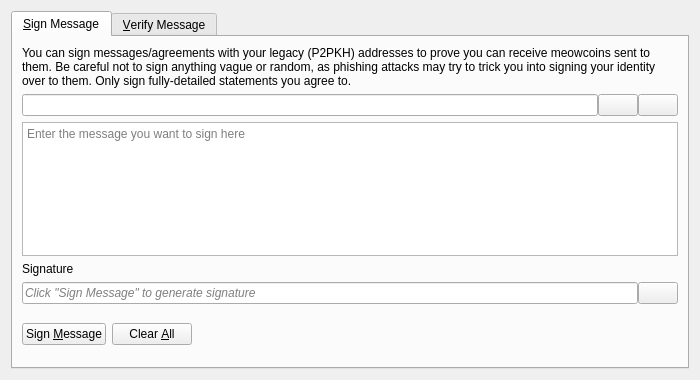
<?xml version="1.0" encoding="UTF-8"?>
<ui version="4.0">
 <class>SignVerifyMessageDialog</class>
 <widget class="QDialog" name="SignVerifyMessageDialog">
  <property name="geometry">
   <rect>
    <x>0</x>
    <y>0</y>
    <width>700</width>
    <height>380</height>
   </rect>
  </property>
  <property name="windowTitle">
   <string>Signatures - Sign / Verify a Message</string>
  </property>
  <property name="modal">
   <bool>true</bool>
  </property>
  <layout class="QVBoxLayout" name="verticalLayout">
   <item>
    <widget class="QTabWidget" name="tabWidget">
     <property name="currentIndex">
      <number>0</number>
     </property>
     <widget class="QWidget" name="tabSignMessage">
      <attribute name="title">
       <string>&amp;Sign Message</string>
      </attribute>
      <layout class="QVBoxLayout" name="verticalLayout_SM">
       <item>
        <widget class="QLabel" name="infoLabel_SM">
         <property name="text">
          <string>You can sign messages/agreements with your legacy (P2PKH) addresses to prove you can receive meowcoins sent to them. Be careful not to sign anything vague or random, as phishing attacks may try to trick you into signing your identity over to them. Only sign fully-detailed statements you agree to.</string>
         </property>
         <property name="textFormat">
          <enum>Qt::PlainText</enum>
         </property>
         <property name="wordWrap">
          <bool>true</bool>
         </property>
        </widget>
       </item>
       <item>
        <layout class="QHBoxLayout" name="horizontalLayout_1_SM">
         <property name="spacing">
          <number>0</number>
         </property>
         <item>
          <widget class="QValidatedLineEdit" name="addressIn_SM">
           <property name="toolTip">
            <string>The Meowcoin address to sign the message with</string>
           </property>
          </widget>
         </item>
         <item>
          <widget class="QPushButton" name="addressBookButton_SM">
           <property name="toolTip">
            <string>Choose previously used address</string>
           </property>
           <property name="text">
            <string/>
           </property>
           <property name="icon">
            <iconset resource="../meowcoin.qrc">
             <normaloff>:/icons/address-book</normaloff>:/icons/address-book</iconset>
           </property>
           <property name="shortcut">
            <string>Alt+A</string>
           </property>
           <property name="autoDefault">
            <bool>false</bool>
           </property>
          </widget>
         </item>
         <item>
          <widget class="QPushButton" name="pasteButton_SM">
           <property name="toolTip">
            <string>Paste address from clipboard</string>
           </property>
           <property name="text">
            <string/>
           </property>
           <property name="icon">
            <iconset resource="../meowcoin.qrc">
             <normaloff>:/icons/editpaste</normaloff>:/icons/editpaste</iconset>
           </property>
           <property name="shortcut">
            <string>Alt+P</string>
           </property>
           <property name="autoDefault">
            <bool>false</bool>
           </property>
          </widget>
         </item>
        </layout>
       </item>
       <item>
        <widget class="QPlainTextEdit" name="messageIn_SM">
         <property name="toolTip">
          <string>Enter the message you want to sign here</string>
         </property>
         <property name="placeholderText">
          <string>Enter the message you want to sign here</string>
         </property>
        </widget>
       </item>
       <item>
        <widget class="QLabel" name="signatureLabel_SM">
         <property name="text">
          <string>Signature</string>
         </property>
         <property name="textFormat">
          <enum>Qt::PlainText</enum>
         </property>
        </widget>
       </item>
       <item>
        <layout class="QHBoxLayout" name="horizontalLayout_2_SM">
         <property name="spacing">
          <number>0</number>
         </property>
         <item>
          <widget class="QLineEdit" name="signatureOut_SM">
           <property name="placeholderText">
            <string>Click "Sign Message" to generate signature</string>
           </property>
           <property name="font">
            <font>
             <italic>true</italic>
            </font>
           </property>
           <property name="readOnly">
            <bool>true</bool>
           </property>
          </widget>
         </item>
         <item>
          <widget class="QPushButton" name="copySignatureButton_SM">
           <property name="toolTip">
            <string>Copy the current signature to the clipboard</string>
           </property>
           <property name="text">
            <string/>
           </property>
           <property name="icon">
            <iconset resource="../meowcoin.qrc">
             <normaloff>:/icons/editcopy</normaloff>:/icons/editcopy</iconset>
           </property>
           <property name="autoDefault">
            <bool>false</bool>
           </property>
          </widget>
         </item>
        </layout>
       </item>
       <item>
        <layout class="QHBoxLayout" name="horizontalLayout_3_SM">
         <item>
          <widget class="QPushButton" name="signMessageButton_SM">
           <property name="toolTip">
            <string>Sign the message to prove you own this Meowcoin address</string>
           </property>
           <property name="text">
            <string>Sign &amp;Message</string>
           </property>
           <property name="icon">
            <iconset resource="../meowcoin.qrc">
             <normaloff>:/icons/edit</normaloff>:/icons/edit</iconset>
           </property>
           <property name="autoDefault">
            <bool>false</bool>
           </property>
          </widget>
         </item>
         <item>
          <widget class="QPushButton" name="clearButton_SM">
           <property name="toolTip">
            <string>Reset all sign message fields</string>
           </property>
           <property name="text">
            <string>Clear &amp;All</string>
           </property>
           <property name="icon">
            <iconset resource="../meowcoin.qrc">
             <normaloff>:/icons/remove</normaloff>:/icons/remove</iconset>
           </property>
           <property name="autoDefault">
            <bool>false</bool>
           </property>
          </widget>
         </item>
         <item>
          <spacer name="horizontalSpacer_1_SM">
           <property name="orientation">
            <enum>Qt::Horizontal</enum>
           </property>
           <property name="sizeHint" stdset="0">
            <size>
             <width>40</width>
             <height>48</height>
            </size>
           </property>
          </spacer>
         </item>
         <item>
          <widget class="QLabel" name="statusLabel_SM">
           <property name="font">
            <font>
             <weight>75</weight>
             <bold>true</bold>
            </font>
           </property>
           <property name="text">
            <string/>
           </property>
           <property name="wordWrap">
            <bool>true</bool>
           </property>
          </widget>
         </item>
         <item>
          <spacer name="horizontalSpacer_2_SM">
           <property name="orientation">
            <enum>Qt::Horizontal</enum>
           </property>
           <property name="sizeHint" stdset="0">
            <size>
             <width>40</width>
             <height>48</height>
            </size>
           </property>
          </spacer>
         </item>
        </layout>
       </item>
      </layout>
     </widget>
     <widget class="QWidget" name="tabVerifyMessage">
      <attribute name="title">
       <string>&amp;Verify Message</string>
      </attribute>
      <layout class="QVBoxLayout" name="verticalLayout_VM">
       <item>
        <widget class="QLabel" name="infoLabel_VM">
         <property name="text">
          <string>Enter the receiver's address, message (ensure you copy line breaks, spaces, tabs, etc. exactly) and signature below to verify the message. Be careful not to read more into the signature than what is in the signed message itself, to avoid being tricked by a man-in-the-middle attack. Note that this only proves the signing party receives with the address, it cannot prove sendership of any transaction!</string>
         </property>
         <property name="textFormat">
          <enum>Qt::PlainText</enum>
         </property>
         <property name="alignment">
          <set>Qt::AlignLeading|Qt::AlignLeft|Qt::AlignTop</set>
         </property>
         <property name="wordWrap">
          <bool>true</bool>
         </property>
        </widget>
       </item>
       <item>
        <layout class="QHBoxLayout" name="horizontalLayout_1_VM">
         <property name="spacing">
          <number>0</number>
         </property>
         <item>
          <widget class="QValidatedLineEdit" name="addressIn_VM">
           <property name="toolTip">
            <string>The Meowcoin address the message was signed with</string>
           </property>
          </widget>
         </item>
         <item>
          <widget class="QPushButton" name="addressBookButton_VM">
           <property name="toolTip">
            <string>Choose previously used address</string>
           </property>
           <property name="text">
            <string/>
           </property>
           <property name="icon">
            <iconset resource="../meowcoin.qrc">
             <normaloff>:/icons/address-book</normaloff>:/icons/address-book</iconset>
           </property>
           <property name="shortcut">
            <string>Alt+A</string>
           </property>
           <property name="autoDefault">
            <bool>false</bool>
           </property>
          </widget>
         </item>
        </layout>
       </item>
       <item>
        <widget class="QPlainTextEdit" name="messageIn_VM">
          <property name="toolTip">
            <string>The signed message to verify</string>
          </property>
          <property name="placeholderText">
            <string>The signed message to verify</string>
          </property>
        </widget>
       </item>
       <item>
        <widget class="QValidatedLineEdit" name="signatureIn_VM">
          <property name="toolTip">
            <string>The signature given when the message was signed</string>
          </property>
          <property name="placeholderText">
            <string>The signature given when the message was signed</string>
          </property>
        </widget>
       </item>
       <item>
        <layout class="QHBoxLayout" name="horizontalLayout_2_VM">
         <item>
          <widget class="QPushButton" name="verifyMessageButton_VM">
           <property name="toolTip">
            <string>Verify the message to ensure it was signed with the specified Meowcoin address</string>
           </property>
           <property name="text">
            <string>Verify &amp;Message</string>
           </property>
           <property name="icon">
            <iconset resource="../meowcoin.qrc">
             <normaloff>:/icons/transaction_0</normaloff>:/icons/transaction_0</iconset>
           </property>
           <property name="autoDefault">
            <bool>false</bool>
           </property>
          </widget>
         </item>
         <item>
          <widget class="QPushButton" name="clearButton_VM">
           <property name="toolTip">
            <string>Reset all verify message fields</string>
           </property>
           <property name="text">
            <string>Clear &amp;All</string>
           </property>
           <property name="icon">
            <iconset resource="../meowcoin.qrc">
             <normaloff>:/icons/remove</normaloff>:/icons/remove</iconset>
           </property>
           <property name="autoDefault">
            <bool>false</bool>
           </property>
          </widget>
         </item>
         <item>
          <spacer name="horizontalSpacer_1_VM">
           <property name="orientation">
            <enum>Qt::Horizontal</enum>
           </property>
           <property name="sizeHint" stdset="0">
            <size>
             <width>40</width>
             <height>48</height>
            </size>
           </property>
          </spacer>
         </item>
         <item>
          <widget class="QLabel" name="statusLabel_VM">
           <property name="font">
            <font>
             <weight>75</weight>
             <bold>true</bold>
            </font>
           </property>
           <property name="text">
            <string/>
           </property>
           <property name="wordWrap">
            <bool>true</bool>
           </property>
          </widget>
         </item>
         <item>
          <spacer name="horizontalSpacer_2_VM">
           <property name="orientation">
            <enum>Qt::Horizontal</enum>
           </property>
           <property name="sizeHint" stdset="0">
            <size>
             <width>40</width>
             <height>48</height>
            </size>
           </property>
          </spacer>
         </item>
        </layout>
       </item>
      </layout>
     </widget>
    </widget>
   </item>
  </layout>
 </widget>
 <customwidgets>
  <customwidget>
   <class>QValidatedLineEdit</class>
   <extends>QLineEdit</extends>
   <header>qt/qvalidatedlineedit.h</header>
  </customwidget>
 </customwidgets>
 <resources>
  <include location="../meowcoin.qrc"/>
 </resources>
 <connections/>
</ui>
